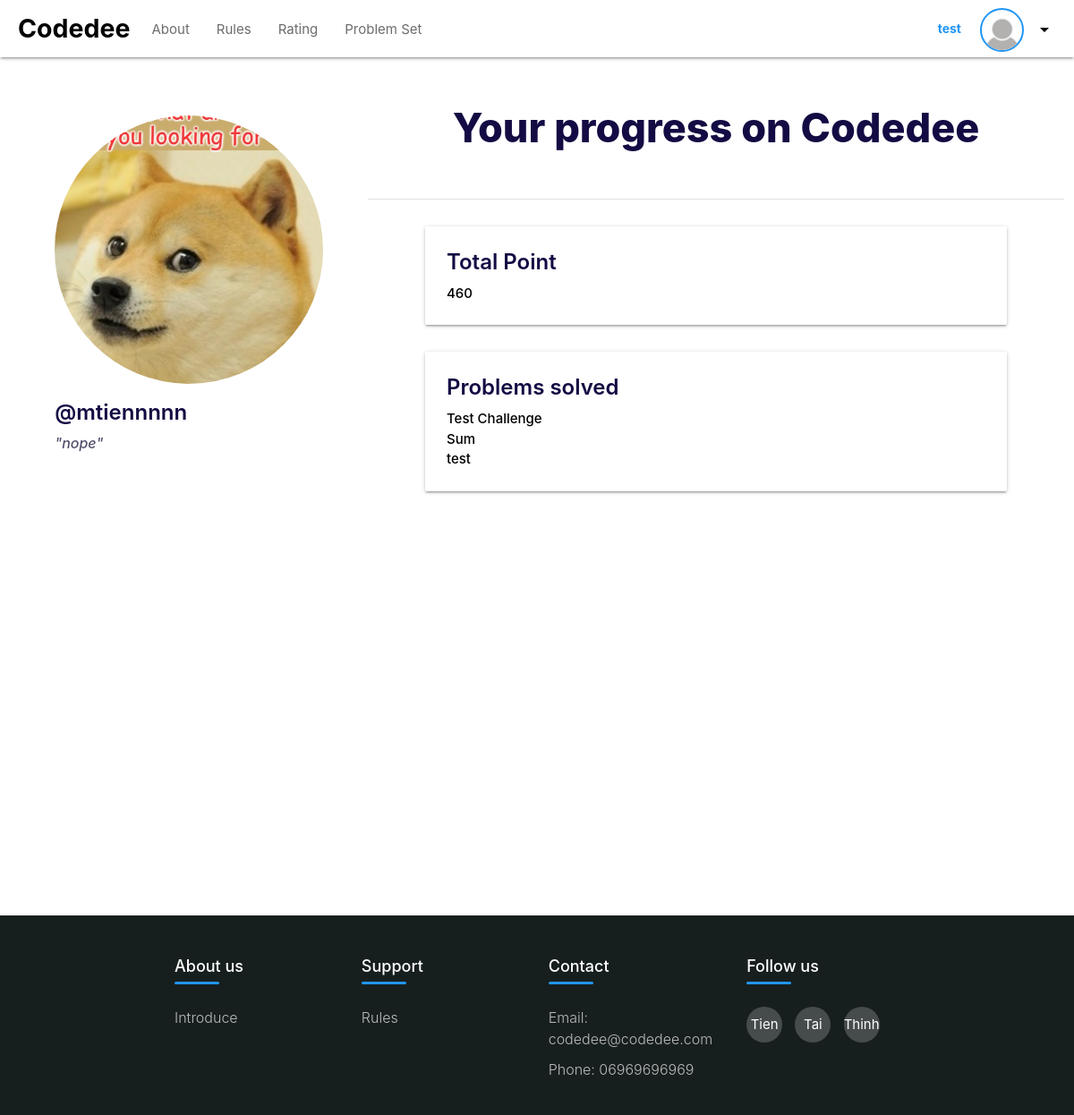
The app's page /profile/mtiennnnn/ (signed in) with its own data.
### home/models.py (models this page shows, shortened)
class User(AbstractUser):
    username = models.CharField(unique=True, max_length=200, null=True)
    bio = models.TextField(null=False, default="Hello Codedee User", blank=True)
    avatar = models.ImageField(null=True, default="avatar.png", blank=False)
    points = models.IntegerField(null=False, default=100, blank=False)
    solved_chall = models.ManyToManyField(Problem, blank=True)

class Problem(models.Model):
    id = models.IntegerField(primary_key=True)
    problemName = models.CharField(unique=True, max_length=50, null=True)
    difficulty = models.CharField(null=True, max_length=15, blank=False)
    description = models.TextField(null=False, blank=False)
    short_des = models.TextField(null=True, blank=False)
    points = models.IntegerField(null=False, default=0, blank=False)
    icon = models.CharField(null=True, blank=False, max_length=30)
    testcase = models.TextField(null=False, blank=True)
    result = models.TextField(null=False, blank=True)

### home/views.py (the view)
# urls.py: path('profile/<str:username>/', views.userProfile, name='profile'),
def userProfile(request, username):
    user = User.objects.get(username=username)
    context = {"user": user}
    return render(request, "pages/profile.html", context)

### home/templates/pages/profile.html (shortened to what this page needs)
{% extends 'pages/index.html' %}
{% block main-container-content %}
{% load static %}
    <div class="row">
        <div class="col s4">
            {% include 'pages/user_profile.html' %}
        </div>
        <div class="col s8">
            <div class="profile_page">
                <div class="profile_header">
                    <p class="big-message-main-page">Your progress on Codedee</p>
                </div>
                <div class="divider">
                </div>
                <div class="profile_body">
                    <div class="profile_card">
                        <div class="card">
                             <div class="card-content white-text">
                               <span class="card-title">Total Point</span>
                               <p class="card-text">{{ user.points }}</p>
                             </div>
                        </div>
                        <div class="card">
                            <div class="card-content white-text">
                              <span class="card-title">Problems solved</span>
                              <p class="card-text">
                                {% for solved_prob in user.solved_chall.all %}
                                    <a style="color:black;" href="{% url 'problem' solved_prob.id %}">{{ solved_prob.problemName }}</a><br>
                                {% endfor %}
                              </p>
                            </div>
                       </div>
                    </div>
                </div>
            </div>
        </div>
    </div>
{% endblock %}

### home/templates/pages/navbar.html (shortened to what this page needs)
<div class="navbar-fixed">
    <nav>
      <div class="nav-wrapper white darken-2 custom-shadow">
        <a href="{% url 'index' %}" class="brand-logo black-text left">Codedee</a>
        <div class="nav-elements">
          <ul class="left">
            <li><a href="{% url 'about' %}" class="waves-effect waves-teal {% if request.resolver_match.url_name == 'about' %}blue-text active-nav-ele{% endif %}" style="color:#6D6D6D;">About</a></li>
            <li><a href="{% url 'rules' %}" class="waves-effect waves-teal {% if request.resolver_match.url_name == 'rules' %}blue-text active-nav-ele{% endif %}" style="color:#6D6D6D;">Rules</a></li>
            <li><a href="{% url 'ranking' %}" class="waves-effect waves-teal {% if request.resolver_match.url_name == 'ranking' %}blue-text active-nav-ele{% endif %}" style="color:#6D6D6D;">Rating</a></li>
            <li><a href="{% url 'problem_set' %}" class="waves-effect waves-teal {% if request.resolver_match.url_name == 'problem_set' %}blue-text active-nav-ele{% endif %}" style="color:#6D6D6D;">Problem Set</a></li>
          </ul>
          <ul class="right hide-on-med-and-down">
            {% if request.user.is_authenticated %}
              <li><a href="{% url 'profile' request.user.username %}" class="btn-flat sign-in-float-btn waves-effect waves-light" style="text-transform: none;margin-right: -10px;">{{request.user.username}}</a></li>
              <li>{% include 'pages/dropdown_profile.html' %}</li>
            {% else %}
              <li><a href="{% url 'login' %}" class="btn-flat sign-in-float-btn waves-effect waves-light" style="text-transform: none;margin-right: -10px;">Log in</a></li>
              <li><a href="{% url 'register' %}" class="waves-effect waves-light blue btn sign-up-btn">Register</a></li>
            {% endif %}
          </ul>
        </div>
      </div>
    </nav>
  </div>

### home/templates/pages/dropdown_profile.html (shortened to what this page needs)
    <div class="hmm">
        <div class="dropdown_header">
            <a href='{% url 'profile' request.user.username %}'>
                <div class="dropdown_avatar avatar--medium">
                    <img src="{{ request.user.avatar.url }}"/>
                </div>
            </a>
            <button class="dropdown-trigger" data-target="dropdown1">
                <i class="material-icons">arrow_drop_down</i>
            </button>
        </div>

### home/templates/pages/user_profile.html (shortened to what this page needs)
<div class="user_profile">
    <div class="user_avatar">
        <img src="{{ user.avatar.url }}">
    </div>
    <div class="user_name">
        <p>@{{ user.username }}</p>
    </div>
    <div class="user_bio">
        <p>"{{ user.bio }}"</p>
    </div>
</div>

### home/static/css/footer.css (style rules this page uses)
ul { list-style: none; }

### records on screen
User: user.username "test", user.avatar (placeholder picture)
User: avatar (picture), username "mtiennnnn", bio "nope", points "460"
Problem: problemName "Test Challenge"
Problem: problemName "Sum"
Problem: problemName "test"
